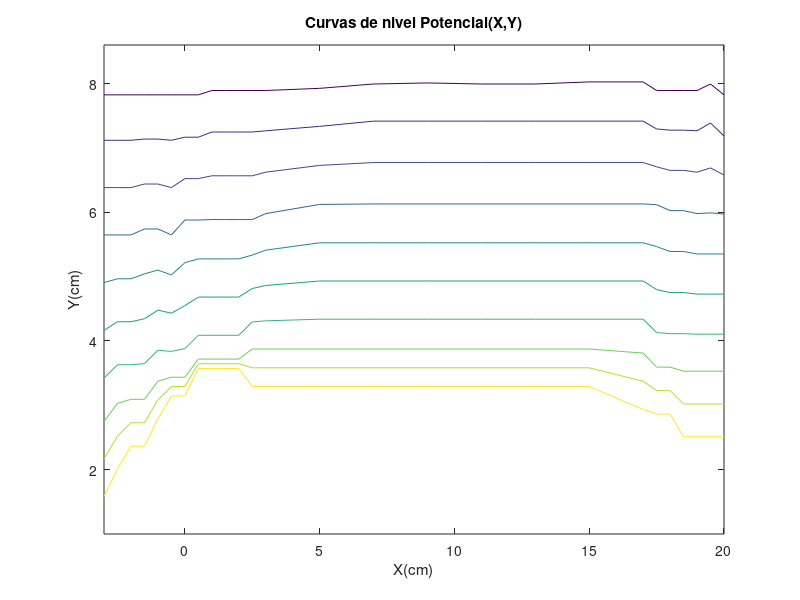
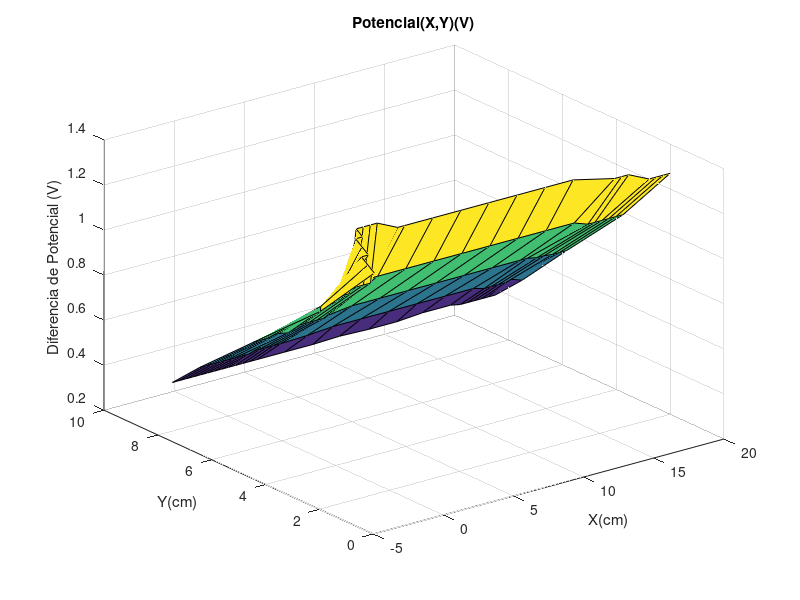

Reproduce these figures in MATLAB, in order.
clc
clear all
close all
% Matriz de datos, primera columna X, Segunda columna Y, Tercera
% Potencial
Primeralinea = [-6,1;-5,1.5;-4,2;-3,2;-2,2.5;4,3;0,3;1,3.5;2,3.5;3,3.5;4,3.5;5,3;6,3;10,3;14,3;18,3;22,3;26,3;30,3;34,2.5;35,2.5;36,2.5;37,2;38,2;39,2;40,2];% Pot=1,27 V
X = [-6,-6,-6,-6,-6;-5,-5,-5,-5,-5;-4,-4,-4,-4,-4;-3,-3,-3,-3,-3;-2,-2,-2,-2,-2;-1,-1,-1,-1,-1;0,0,0,0,0;1,1,1,1,1;2,2,2,2,2;3,3,3,3,3;4,4,4,4,4;5,5,5,5,5;6,6,6,6,6;10,10,10,10,10;14,14,14,14,14;18,18,18,18,18;22,22,22,22,22;26,26,26,26,26;30,30,30,30,30;34,34,34,34,34;35,35,35,35,35;36,36,36,36,36;37,37,37,37,37;38,38,38,38,38;39,39,39,39,39;40,40,40,40,40].*0.5;
Y1 = Primeralinea(:,2).*2;
Y2 = [6,6.5,6.5,6.5,7,7,7,7.5,7.5,7.5,7.5,8,8,8,8,8,8,8,8,8,7.5,7.5,7.5,7.5,7.5,7.5]';
Y3 = [11,11,11,11.2,11.2,11,11.5,11.5,11.5,11.5,11.5,11.5,11.7,12,12,12,12,12,12,12,12,11.8,11.8,11.7,11.7,11.7]';
Y4 = [15,15,15,15,15,15,15,15,15.2,15.2,15.2,15.2,15.2,15.3,15.5,15.5,15.5,15.5,15.5,15.5,15.2,15.2,15.2,15.2,15.5,15]';
Y5 = [17,17,17,17,17,17,17,17,17,17,17,17,17,17,17,17.1,17,17,17.2,17.2,17,17,17,17,17,17]';
Y = [Y1,Y2,Y3,Y4,Y5].*0.5;
asd = [1.27;0.99;0.715;0.493;0.372]
Pot = ones(26,5);
for i=1:5
Pot(:,i)=ones(26,1).*asd(i);
end
contour(X,Y,Pot)
xlabel('X(cm)')
ylabel('Y(cm)')
title('Curvas de nivel Potencial(X,Y)')
figure
surf(X,Y,Pot)
xlabel('X(cm)')
ylabel('Y(cm)')
zlabel('Diferencia de Potencial (V)')
title('Potencial(X,Y)(V)')